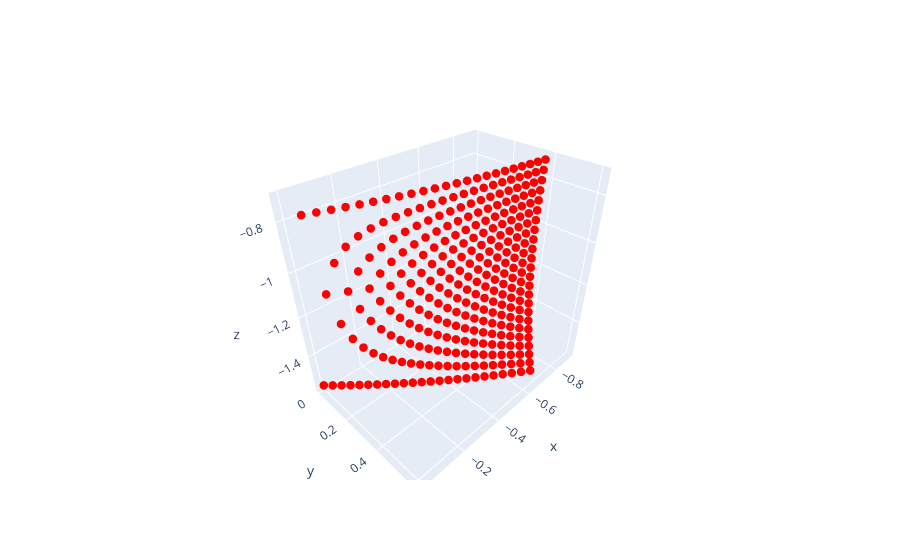

Write notebook code for a chart like this one.
### Code cell
zone_resolution = 2  # degrees

zone_grid = orix.sampling.get_sample_fundamental(
    zone_resolution,
    point_group=symmetry.Oh
)

reduced_grid = orix.sampling.get_sample_reduced_fundamental(
    zone_resolution,
    point_group=symmetry.Oh
)

grids_ax = np.array(zone_grid.to_axes_angles().xyz).transpose()
xg, yg, zg = grids_ax[:, 0], grids_ax[:, 1], grids_ax[:, 2]

reduced_grid_ax = np.array(reduced_grid.to_axes_angles().xyz).transpose()
xg_reduced, yg_reduced, zg_reduced = reduced_grid_ax[:, 0], reduced_grid_ax[:, 1], reduced_grid_ax[:, 2]

fig = go.Figure()

# # alpha-shape surface
# fig.add_trace(go.Mesh3d(
#     x=xg, y=yg, z=zg,
#     alphahull=0,   # tune this
#     opacity=0.25,
#     name='surface'
# ))

# fig.add_trace(go.Scatter3d(
#     x=xg, y=yg, z=zg,
#     mode='markers',
#     marker=dict(size=5, color='black'),
#     name='zone grid'
# ))

fig.add_trace(go.Scatter3d(
    x=xg_reduced, y=yg_reduced, z=zg_reduced,
    mode='markers',
    marker=dict(size=5, color='red'),
    name='reduced zone grid'
))

### Figure 1 — Plotly figure (JSON) as saved in the notebook; plotly's stock layout.template omitted (floating-point values rounded to 4 significant figures; data arrays with more than 128 entries replaced by an {"elided": "..."} marker saying what was removed)
{"data": [{"marker": {"color": "red", "size": 5}, "mode": "markers", "name": "reduced zone grid", "type": "scatter3d", "x": {"elided": "300 float values"}, "y": {"elided": "300 float values"}, "z": {"elided": "300 float values"}}], "layout": {}}
